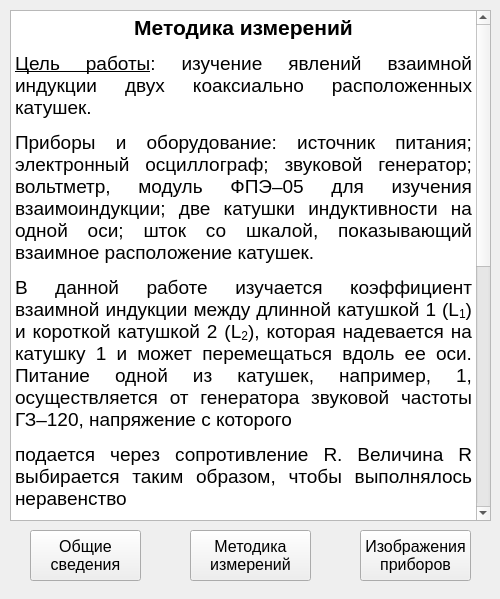
<?xml version="1.0" encoding="UTF-8"?>
<ui version="4.0">
 <class>theory</class>
 <widget class="QWidget" name="theory">
  <property name="geometry">
   <rect>
    <x>0</x>
    <y>0</y>
    <width>500</width>
    <height>599</height>
   </rect>
  </property>
  <property name="windowTitle">
   <string>theory</string>
  </property>
  <widget class="QTextBrowser" name="text_theory">
   <property name="geometry">
    <rect>
     <x>10</x>
     <y>10</y>
     <width>481</width>
     <height>511</height>
    </rect>
   </property>
   <property name="font">
    <font>
     <pointsize>14</pointsize>
    </font>
   </property>
   <property name="html">
    <string>&lt;!DOCTYPE HTML PUBLIC &quot;-//W3C//DTD HTML 4.0//EN&quot; &quot;http://www.w3.org/TR/REC-html40/strict.dtd&quot;&gt;
&lt;html&gt;&lt;head&gt;&lt;meta name=&quot;qrichtext&quot; content=&quot;1&quot; /&gt;&lt;style type=&quot;text/css&quot;&gt;
p, li { white-space: pre-wrap; }
&lt;/style&gt;&lt;/head&gt;&lt;body style=&quot; font-family:'MS Shell Dlg 2'; font-size:14pt; font-weight:400; font-style:normal;&quot;&gt;
&lt;p align=&quot;center&quot; style=&quot; margin-top:12px; margin-bottom:12px; margin-left:0px; margin-right:0px; -qt-block-indent:0; text-indent:0px;&quot;&gt;&lt;span style=&quot; font-family:'Times New Roman,serif'; font-size:16pt; font-weight:600;&quot;&gt;Общие сведения&lt;/span&gt;&lt;/p&gt;
&lt;p align=&quot;justify&quot; style=&quot; margin-top:12px; margin-bottom:12px; margin-left:0px; margin-right:0px; -qt-block-indent:0; text-indent:0px;&quot;&gt;&lt;span style=&quot; font-family:'Times New Roman,serif';&quot;&gt;Всякое переменное магнитное поле возбуждает в окружающем пространстве (вихревое) электрическое поле. Согласно закону электромагнитной индукции, циркуляция электрического поля по некоторому контуру равна1 темпу изменения потока магнитного через поверхность, охватываемую данным контуром:&lt;/span&gt; &lt;/p&gt;
&lt;p align=&quot;center&quot; style=&quot; margin-top:12px; margin-bottom:12px; margin-left:0px; margin-right:0px; -qt-block-indent:0; text-indent:0px;&quot;&gt;&lt;img src=&quot;:/image/f1.jpg&quot; /&gt; &lt;/p&gt;
&lt;p align=&quot;justify&quot; style=&quot; margin-top:12px; margin-bottom:12px; margin-left:0px; margin-right:0px; -qt-block-indent:0; text-indent:0px;&quot;&gt;&lt;span style=&quot; font-family:'Times New Roman,serif';&quot;&gt;где &lt;/span&gt;&lt;/p&gt;
&lt;p align=&quot;justify&quot; style=&quot; margin-top:12px; margin-bottom:12px; margin-left:0px; margin-right:0px; -qt-block-indent:0; text-indent:0px;&quot;&gt;&lt;span style=&quot; font-family:'Times New Roman,serif';&quot;&gt;Ф — поток магнитного поля через поверхность, охватываемую замкнутым контуром Γ,&lt;/span&gt;&lt;/p&gt;
&lt;p align=&quot;justify&quot; style=&quot; margin-top:12px; margin-bottom:12px; margin-left:0px; margin-right:0px; -qt-block-indent:0; text-indent:0px;&quot;&gt;&lt;span style=&quot; font-family:'Times New Roman,serif';&quot;&gt;B&lt;/span&gt;&lt;span style=&quot; font-family:'Times New Roman,serif'; vertical-align:sub;&quot;&gt;n&lt;/span&gt;&lt;span style=&quot; font-family:'Times New Roman,serif';&quot;&gt; — нормальная компонента магнитного поля к данной поверхности.&lt;/span&gt;&lt;/p&gt;
&lt;p align=&quot;justify&quot; style=&quot; margin-top:12px; margin-bottom:12px; margin-left:0px; margin-right:0px; -qt-block-indent:0; text-indent:0px;&quot;&gt;&lt;span style=&quot; font-family:'Times New Roman,serif';&quot;&gt;Если в переменное магнитное поле помещён замкнутый проводник, то в нём благодаря наличию поля Е возникнет ток, называемый индукционным. Поскольку циркуляция электрического поля есть, как несложно видеть, работа по переносу единичного заряда по контуру, её наличие эквивалентно присутствию в цепи батареи с ЭДС, равной&lt;/span&gt;&lt;/p&gt;
&lt;p align=&quot;right&quot; style=&quot; margin-top:12px; margin-bottom:12px; margin-left:0px; margin-right:0px; -qt-block-indent:0; text-indent:0px;&quot;&gt;&lt;img src=&quot;:/image/f2.jpg&quot; /&gt;&lt;/p&gt;
&lt;p align=&quot;justify&quot; style=&quot; margin-top:12px; margin-bottom:12px; margin-left:0px; margin-right:0px; -qt-block-indent:0; text-indent:0px;&quot;&gt;&lt;span style=&quot; font-family:'Times New Roman,serif';&quot;&gt;которую называют ЭДС индукции. Ток I, текущий по некоторому замкнутому контуру, порождает магнитное поле, которое пронизывается этот же контур. Поток магнитного поля через данный контур пропорционален величине I — соответствующий коэффициент пропорциональности L называют коэффициентом самоиндукции или просто индуктивностью:&lt;/span&gt;&lt;/p&gt;
&lt;p align=&quot;right&quot; style=&quot; margin-top:12px; margin-bottom:12px; margin-left:0px; margin-right:0px; -qt-block-indent:0; text-indent:0px;&quot;&gt;&lt;img src=&quot;:/image/f3.jpg&quot; /&gt;&lt;/p&gt;
&lt;p align=&quot;right&quot; style=&quot;-qt-paragraph-type:empty; margin-top:12px; margin-bottom:12px; margin-left:0px; margin-right:0px; -qt-block-indent:0; text-indent:0px;&quot;&gt;&lt;br /&gt;&lt;/p&gt;
&lt;p align=&quot;center&quot; style=&quot; margin-top:12px; margin-bottom:12px; margin-left:0px; margin-right:0px; -qt-block-indent:0; text-indent:0px;&quot;&gt;&lt;img src=&quot;:/image/1.jpg&quot; /&gt;&lt;/p&gt;
&lt;p align=&quot;center&quot; style=&quot; margin-top:12px; margin-bottom:12px; margin-left:0px; margin-right:0px; -qt-block-indent:0; text-indent:0px;&quot;&gt;&lt;span style=&quot; font-family:'Times New Roman,serif';&quot;&gt;Рис.1 – Поток через контур 2 магнитного поля, созданного током в контуре 1&lt;/span&gt; &lt;/p&gt;
&lt;p align=&quot;justify&quot; style=&quot; margin-top:12px; margin-bottom:12px; margin-left:0px; margin-right:0px; -qt-block-indent:0; text-indent:0px;&quot;&gt;&lt;span style=&quot; font-family:'Times New Roman,serif';&quot;&gt;Рассмотрим теперь два контура 1 и 2, расположенных на некотором расстоянии друг от друга (рис. 1). Если по контуру 1 пропустить ток I&lt;/span&gt;&lt;span style=&quot; font-family:'Times New Roman,serif'; vertical-align:sub;&quot;&gt;1&lt;/span&gt;&lt;span style=&quot; font-family:'Times New Roman,serif';&quot;&gt;, то он создаст некоторый поток Φ&lt;/span&gt;&lt;span style=&quot; font-family:'Times New Roman,serif'; vertical-align:sub;&quot;&gt;21&lt;/span&gt;&lt;span style=&quot; font-family:'Times New Roman,serif';&quot;&gt; магнитного поля через контур 2, пропорциональный току I&lt;/span&gt;&lt;span style=&quot; font-family:'Times New Roman,serif'; vertical-align:sub;&quot;&gt;1&lt;/span&gt;&lt;span style=&quot; font-family:'Times New Roman,serif';&quot;&gt;:&lt;/span&gt;&lt;/p&gt;
&lt;p align=&quot;right&quot; style=&quot; margin-top:12px; margin-bottom:12px; margin-left:0px; margin-right:0px; -qt-block-indent:0; text-indent:0px;&quot;&gt;&lt;img src=&quot;:/image/f4.jpg&quot; /&gt;&lt;/p&gt;
&lt;p align=&quot;justify&quot; style=&quot; margin-top:12px; margin-bottom:12px; margin-left:0px; margin-right:0px; -qt-block-indent:0; text-indent:0px;&quot;&gt;&lt;span style=&quot; font-family:'Times New Roman,serif';&quot;&gt;Коэффициент пропорциональности M&lt;/span&gt;&lt;span style=&quot; font-family:'Times New Roman,serif'; vertical-align:sub;&quot;&gt;21&lt;/span&gt;&lt;span style=&quot; font-family:'Times New Roman,serif';&quot;&gt; называется коэффициентом взаимной индукции контуров или взаимной индуктивностью контуров. Он зависит от формы и взаимного расположения контуров&lt;/span&gt;  &lt;span style=&quot; font-family:'Times New Roman,serif';&quot;&gt;1 и 2, а также от магнитных свойств окружающей среды.&lt;/span&gt; &lt;/p&gt;
&lt;p align=&quot;justify&quot; style=&quot; margin-top:12px; margin-bottom:12px; margin-left:0px; margin-right:0px; -qt-block-indent:0; text-indent:0px;&quot;&gt;&lt;span style=&quot; font-family:'Times New Roman,serif';&quot;&gt;Суммарный поток через контур 2 запишется как сумма самоиндукции и взаимной индукции:&lt;/span&gt;&lt;/p&gt;
&lt;p align=&quot;right&quot; style=&quot; margin-top:12px; margin-bottom:12px; margin-left:0px; margin-right:0px; -qt-block-indent:0; text-indent:0px;&quot;&gt;&lt;img src=&quot;:/image/f5.jpg&quot; /&gt;&lt;/p&gt;
&lt;p align=&quot;justify&quot; style=&quot; margin-top:12px; margin-bottom:12px; margin-left:0px; margin-right:0px; -qt-block-indent:0; text-indent:0px;&quot;&gt;&lt;span style=&quot; font-family:'Times New Roman,serif';&quot;&gt;ЭДС индукции, наводимая в 2-м контуре, равна&lt;/span&gt; &lt;/p&gt;
&lt;p align=&quot;right&quot; style=&quot; margin-top:12px; margin-bottom:12px; margin-left:0px; margin-right:0px; -qt-block-indent:0; text-indent:0px;&quot;&gt;&lt;img src=&quot;:/image/f6.jpg&quot; /&gt;&lt;/p&gt;
&lt;p align=&quot;justify&quot; style=&quot; margin-top:12px; margin-bottom:12px; margin-left:0px; margin-right:0px; -qt-block-indent:0; text-indent:0px;&quot;&gt;&lt;span style=&quot; font-family:'Times New Roman,serif';&quot;&gt;И наоборот, меняя местами 1-й и 2-й контуры, получим в результате аналогичных рассуждений ЭДС индукции в 1-м контуре:&lt;/span&gt;&lt;/p&gt;
&lt;p align=&quot;right&quot; style=&quot; margin-top:12px; margin-bottom:12px; margin-left:0px; margin-right:0px; -qt-block-indent:0; text-indent:0px;&quot;&gt;&lt;img src=&quot;:/image/f7.jpg&quot; /&gt;&lt;/p&gt;
&lt;p align=&quot;justify&quot; style=&quot; margin-top:12px; margin-bottom:12px; margin-left:0px; margin-right:0px; -qt-block-indent:0; text-indent:0px;&quot;&gt;&lt;span style=&quot; font-family:'Times New Roman,serif';&quot;&gt;Отметим, что согласно теореме взаимности коэффициенты взаимной индукции равны между собой:&lt;/span&gt; &lt;/p&gt;
&lt;p align=&quot;right&quot; style=&quot; margin-top:12px; margin-bottom:12px; margin-left:0px; margin-right:0px; -qt-block-indent:0; text-indent:0px;&quot;&gt;&lt;img src=&quot;:/image/f8.jpg&quot; /&gt;&lt;/p&gt;&lt;/body&gt;&lt;/html&gt;</string>
   </property>
  </widget>
  <widget class="QPushButton" name="go_theory">
   <property name="geometry">
    <rect>
     <x>30</x>
     <y>530</y>
     <width>111</width>
     <height>51</height>
    </rect>
   </property>
   <property name="font">
    <font>
     <pointsize>12</pointsize>
    </font>
   </property>
   <property name="text">
    <string>Общие
сведения</string>
   </property>
  </widget>
  <widget class="QPushButton" name="go_method">
   <property name="geometry">
    <rect>
     <x>190</x>
     <y>530</y>
     <width>121</width>
     <height>51</height>
    </rect>
   </property>
   <property name="font">
    <font>
     <pointsize>12</pointsize>
    </font>
   </property>
   <property name="text">
    <string>Методика
измерений</string>
   </property>
  </widget>
  <widget class="QPushButton" name="go_images">
   <property name="geometry">
    <rect>
     <x>360</x>
     <y>530</y>
     <width>111</width>
     <height>51</height>
    </rect>
   </property>
   <property name="font">
    <font>
     <pointsize>12</pointsize>
    </font>
   </property>
   <property name="text">
    <string>Изображения
приборов</string>
   </property>
  </widget>
  <widget class="QTextBrowser" name="text_method">
   <property name="geometry">
    <rect>
     <x>10</x>
     <y>10</y>
     <width>481</width>
     <height>511</height>
    </rect>
   </property>
   <property name="font">
    <font>
     <pointsize>14</pointsize>
    </font>
   </property>
   <property name="html">
    <string>&lt;!DOCTYPE HTML PUBLIC &quot;-//W3C//DTD HTML 4.0//EN&quot; &quot;http://www.w3.org/TR/REC-html40/strict.dtd&quot;&gt;
&lt;html&gt;&lt;head&gt;&lt;meta name=&quot;qrichtext&quot; content=&quot;1&quot; /&gt;&lt;style type=&quot;text/css&quot;&gt;
p, li { white-space: pre-wrap; }
&lt;/style&gt;&lt;/head&gt;&lt;body style=&quot; font-family:'MS Shell Dlg 2'; font-size:14pt; font-weight:400; font-style:normal;&quot;&gt;
&lt;p align=&quot;center&quot; style=&quot; margin-top:12px; margin-bottom:12px; margin-left:0px; margin-right:0px; -qt-block-indent:0; text-indent:0px;&quot;&gt;&lt;span style=&quot; font-family:'Times New Roman,serif'; font-size:16pt; font-weight:600;&quot;&gt;Методика измерений&lt;/span&gt;&lt;/p&gt;
&lt;p align=&quot;justify&quot; style=&quot; margin-top:12px; margin-bottom:12px; margin-left:0px; margin-right:0px; -qt-block-indent:0; text-indent:0px;&quot;&gt;&lt;span style=&quot; font-family:'Times New Roman,serif'; text-decoration: underline;&quot;&gt;Цель работы&lt;/span&gt;&lt;span style=&quot; font-family:'Times New Roman,serif';&quot;&gt;: изучение явлений взаимной индукции двух коаксиально расположенных катушек.&lt;/span&gt; &lt;/p&gt;
&lt;p align=&quot;justify&quot; style=&quot; margin-top:12px; margin-bottom:12px; margin-left:0px; margin-right:0px; -qt-block-indent:0; text-indent:0px;&quot;&gt;&lt;span style=&quot; font-family:'Times New Roman,serif';&quot;&gt;Приборы и оборудование: источник питания; электронный осциллограф; звуковой генератор; вольтметр, модуль ФПЭ–05 для изучения взаимоиндукции; две катушки индуктивности на одной оси; шток со шкалой, показывающий взаимное расположение катушек.&lt;/span&gt;&lt;/p&gt;
&lt;p align=&quot;justify&quot; style=&quot; margin-top:12px; margin-bottom:12px; margin-left:0px; margin-right:0px; -qt-block-indent:0; text-indent:0px;&quot;&gt;&lt;span style=&quot; font-family:'Times New Roman,serif';&quot;&gt;В данной работе изучается коэффициент взаимной индукции между длинной катушкой 1 (L&lt;/span&gt;&lt;span style=&quot; font-family:'Times New Roman,serif'; vertical-align:sub;&quot;&gt;1&lt;/span&gt;&lt;span style=&quot; font-family:'Times New Roman,serif';&quot;&gt;) и короткой катушкой 2 (L&lt;/span&gt;&lt;span style=&quot; font-family:'Times New Roman,serif'; vertical-align:sub;&quot;&gt;2&lt;/span&gt;&lt;span style=&quot; font-family:'Times New Roman,serif';&quot;&gt;), которая надевается на катушку 1 и может перемещаться вдоль ее оси. Питание одной из катушек, например, 1, осуществляется от генератора звуковой частоты ГЗ–120, напряжение с которого&lt;/span&gt;&lt;/p&gt;
&lt;p align=&quot;center&quot; style=&quot; margin-top:12px; margin-bottom:12px; margin-left:0px; margin-right:0px; -qt-block-indent:0; text-indent:0px;&quot;&gt;&lt;img src=&quot;:/image/f9.jpg&quot; /&gt;&lt;/p&gt;
&lt;p align=&quot;justify&quot; style=&quot; margin-top:12px; margin-bottom:12px; margin-left:0px; margin-right:0px; -qt-block-indent:0; text-indent:0px;&quot;&gt;&lt;span style=&quot; font-family:'Times New Roman,serif';&quot;&gt;подается через сопротивление R. Величина R выбирается таким образом, чтобы выполнялось неравенство  &lt;/span&gt;&lt;/p&gt;
&lt;p align=&quot;center&quot; style=&quot; margin-top:12px; margin-bottom:12px; margin-left:0px; margin-right:0px; -qt-block-indent:0; text-indent:0px;&quot;&gt;&lt;img src=&quot;:/image/f10.jpg&quot; /&gt;&lt;/p&gt;
&lt;p align=&quot;justify&quot; style=&quot; margin-top:12px; margin-bottom:12px; margin-left:0px; margin-right:0px; -qt-block-indent:0; text-indent:0px;&quot;&gt;&lt;span style=&quot; font-family:'Times New Roman,serif';&quot;&gt;где L&lt;/span&gt;&lt;span style=&quot; font-family:'Times New Roman,serif'; vertical-align:sub;&quot;&gt;1&lt;/span&gt;&lt;span style=&quot; font-family:'Times New Roman,serif';&quot;&gt; – индуктивность катушки 1, R&lt;/span&gt;&lt;span style=&quot; font-family:'Times New Roman,serif'; vertical-align:sub;&quot;&gt;1&lt;/span&gt;&lt;span style=&quot; font-family:'Times New Roman,serif';&quot;&gt; – ее активное сопротивление.&lt;/span&gt; &lt;/p&gt;
&lt;p align=&quot;justify&quot; style=&quot; margin-top:12px; margin-bottom:12px; margin-left:0px; margin-right:0px; -qt-block-indent:0; text-indent:0px;&quot;&gt;&lt;span style=&quot; font-family:'Times New Roman,serif';&quot;&gt;В этом случае напряжение на подключённой к генератору катушке много меньше напряжения на резисторе R, и таким образом ток, протекающий через катушку 1, можно определить как&lt;/span&gt;&lt;/p&gt;
&lt;p align=&quot;center&quot; style=&quot; margin-top:12px; margin-bottom:12px; margin-left:0px; margin-right:0px; -qt-block-indent:0; text-indent:0px;&quot;&gt;&lt;img src=&quot;:/image/f11.jpg&quot; /&gt;&lt;/p&gt;
&lt;p align=&quot;justify&quot; style=&quot; margin-top:12px; margin-bottom:12px; margin-left:0px; margin-right:0px; -qt-block-indent:0; text-indent:0px;&quot;&gt;&lt;span style=&quot; font-family:'Times New Roman,serif';&quot;&gt;Переменный ток в катушке 1 создает переменную ЭДС взаимной индукции в катушке 2 согласно формуле (5):&lt;/span&gt;&lt;/p&gt;
&lt;p align=&quot;center&quot; style=&quot; margin-top:12px; margin-bottom:12px; margin-left:0px; margin-right:0px; -qt-block-indent:0; text-indent:0px;&quot;&gt;&lt;img src=&quot;:/image/f12.jpg&quot; /&gt;&lt;/p&gt;
&lt;p align=&quot;justify&quot; style=&quot; margin-top:12px; margin-bottom:12px; margin-left:0px; margin-right:0px; -qt-block-indent:0; text-indent:0px;&quot;&gt;&lt;span style=&quot; font-family:'Times New Roman,serif';&quot;&gt;Измерив с помощью осциллографа амплитуду ЭДС взаимной индукции &lt;/span&gt;&lt;span style=&quot; font-family:'Times New Roman,serif'; font-size:12pt;&quot;&gt;ℰ&lt;/span&gt;&lt;span style=&quot; font-family:'Times New Roman,serif'; vertical-align:sub;&quot;&gt;02&lt;/span&gt;&lt;span style=&quot; font-family:'Times New Roman,serif';&quot;&gt;, можно получить значение коэффициента взаимной индукции M&lt;/span&gt;&lt;span style=&quot; font-family:'Times New Roman,serif'; vertical-align:sub;&quot;&gt;21&lt;/span&gt;&lt;span style=&quot; font-family:'Times New Roman,serif';&quot;&gt;:&lt;/span&gt; &lt;/p&gt;
&lt;p align=&quot;right&quot; style=&quot; margin-top:12px; margin-bottom:12px; margin-left:0px; margin-right:0px; -qt-block-indent:0; text-indent:0px;&quot;&gt;&lt;img src=&quot;:/image/f13.jpg&quot; /&gt;&lt;/p&gt;
&lt;p align=&quot;justify&quot; style=&quot; margin-top:12px; margin-bottom:12px; margin-left:0px; margin-right:0px; -qt-block-indent:0; text-indent:0px;&quot;&gt;&lt;span style=&quot; font-family:'Times New Roman,serif';&quot;&gt;Если же подавать ток на 2-ю катушку, а снимать значение напряжения на 1-й, то можно измерить коэффициент M&lt;/span&gt;&lt;span style=&quot; font-family:'Times New Roman,serif'; vertical-align:sub;&quot;&gt;12&lt;/span&gt;&lt;span style=&quot; font-family:'Times New Roman,serif';&quot;&gt;:&lt;/span&gt;&lt;/p&gt;
&lt;p align=&quot;right&quot; style=&quot; margin-top:12px; margin-bottom:12px; margin-left:0px; margin-right:0px; -qt-block-indent:0; text-indent:0px;&quot;&gt;&lt;img src=&quot;:/image/f14.jpg&quot; /&gt;&lt;/p&gt;
&lt;p align=&quot;justify&quot; style=&quot; margin-top:12px; margin-bottom:12px; margin-left:0px; margin-right:0px; -qt-block-indent:0; text-indent:0px;&quot;&gt;&lt;span style=&quot; font-family:'Times New Roman,serif';&quot;&gt;Для «перестановки» катушек необходимо переключатели Π&lt;/span&gt;&lt;span style=&quot; font-family:'Times New Roman,serif'; vertical-align:sub;&quot;&gt;1&lt;/span&gt;&lt;span style=&quot; font-family:'Times New Roman,serif';&quot;&gt; и Π&lt;/span&gt;&lt;span style=&quot; font-family:'Times New Roman,serif'; vertical-align:sub;&quot;&gt;2&lt;/span&gt;&lt;span style=&quot; font-family:'Times New Roman,serif';&quot;&gt; перебросить в противоположное направление (рис. 2).&lt;/span&gt;&lt;/p&gt;
&lt;p align=&quot;center&quot; style=&quot; margin-top:12px; margin-bottom:12px; margin-left:0px; margin-right:0px; -qt-block-indent:0; text-indent:0px;&quot;&gt;&lt;img src=&quot;:/image/2.jpg&quot; /&gt;&lt;/p&gt;
&lt;p align=&quot;center&quot; style=&quot; margin-top:12px; margin-bottom:12px; margin-left:0px; margin-right:0px; -qt-block-indent:0; text-indent:0px;&quot;&gt;&lt;span style=&quot; font-family:'Times New Roman,serif';&quot;&gt;Рис.2 – Измерительная схема ФПЭ-05&lt;/span&gt;&lt;/p&gt;&lt;/body&gt;&lt;/html&gt;</string>
   </property>
  </widget>
  <widget class="QTextBrowser" name="text_images">
   <property name="geometry">
    <rect>
     <x>10</x>
     <y>10</y>
     <width>481</width>
     <height>511</height>
    </rect>
   </property>
   <property name="font">
    <font>
     <pointsize>14</pointsize>
    </font>
   </property>
   <property name="html">
    <string>&lt;!DOCTYPE HTML PUBLIC &quot;-//W3C//DTD HTML 4.0//EN&quot; &quot;http://www.w3.org/TR/REC-html40/strict.dtd&quot;&gt;
&lt;html&gt;&lt;head&gt;&lt;meta name=&quot;qrichtext&quot; content=&quot;1&quot; /&gt;&lt;style type=&quot;text/css&quot;&gt;
p, li { white-space: pre-wrap; }
&lt;/style&gt;&lt;/head&gt;&lt;body style=&quot; font-family:'MS Shell Dlg 2'; font-size:14pt; font-weight:400; font-style:normal;&quot;&gt;
&lt;p align=&quot;center&quot; style=&quot; margin-top:0px; margin-bottom:0px; margin-left:0px; margin-right:0px; -qt-block-indent:0; text-indent:0px;&quot;&gt;&lt;span style=&quot; font-family:'Times New Roman,serif'; font-size:16pt; font-weight:600;&quot;&gt;Изображения приборов&lt;/span&gt;&lt;/p&gt;
&lt;p align=&quot;center&quot; style=&quot;-qt-paragraph-type:empty; margin-top:0px; margin-bottom:0px; margin-left:0px; margin-right:0px; -qt-block-indent:0; text-indent:0px; font-family:'Times New Roman,serif'; font-size:16pt; font-weight:600;&quot;&gt;&lt;br /&gt;&lt;/p&gt;
&lt;p align=&quot;center&quot; style=&quot; margin-top:0px; margin-bottom:0px; margin-left:0px; margin-right:0px; -qt-block-indent:0; text-indent:0px;&quot;&gt;&lt;img src=&quot;:/image/3.jpg&quot; /&gt;&lt;/p&gt;
&lt;p align=&quot;center&quot; style=&quot; margin-top:0px; margin-bottom:0px; margin-left:0px; margin-right:0px; -qt-block-indent:0; text-indent:0px;&quot;&gt;&lt;span style=&quot; font-family:'Times New Roman,serif';&quot;&gt;Рис.1 – Звуковой генератор&lt;/span&gt; &lt;/p&gt;
&lt;p align=&quot;center&quot; style=&quot;-qt-paragraph-type:empty; margin-top:0px; margin-bottom:0px; margin-left:0px; margin-right:0px; -qt-block-indent:0; text-indent:0px;&quot;&gt;&lt;br /&gt;&lt;/p&gt;
&lt;p align=&quot;center&quot; style=&quot;-qt-paragraph-type:empty; margin-top:0px; margin-bottom:0px; margin-left:0px; margin-right:0px; -qt-block-indent:0; text-indent:0px;&quot;&gt;&lt;br /&gt;&lt;/p&gt;
&lt;p align=&quot;center&quot; style=&quot; margin-top:0px; margin-bottom:0px; margin-left:0px; margin-right:0px; -qt-block-indent:0; text-indent:0px;&quot;&gt;&lt;img src=&quot;:/image/4.jpg&quot; /&gt;&lt;/p&gt;
&lt;p align=&quot;center&quot; style=&quot; margin-top:0px; margin-bottom:0px; margin-left:0px; margin-right:0px; -qt-block-indent:0; text-indent:0px;&quot;&gt;&lt;span style=&quot; font-family:'Times New Roman,serif';&quot;&gt;Рис.2 – ФПЭ-05&lt;/span&gt; &lt;/p&gt;
&lt;p align=&quot;center&quot; style=&quot;-qt-paragraph-type:empty; margin-top:0px; margin-bottom:0px; margin-left:0px; margin-right:0px; -qt-block-indent:0; text-indent:0px;&quot;&gt;&lt;br /&gt;&lt;/p&gt;
&lt;p align=&quot;center&quot; style=&quot;-qt-paragraph-type:empty; margin-top:0px; margin-bottom:0px; margin-left:0px; margin-right:0px; -qt-block-indent:0; text-indent:0px;&quot;&gt;&lt;br /&gt;&lt;/p&gt;
&lt;p align=&quot;center&quot; style=&quot; margin-top:0px; margin-bottom:0px; margin-left:0px; margin-right:0px; -qt-block-indent:0; text-indent:0px;&quot;&gt;&lt;img src=&quot;:/image/5.jpg&quot; /&gt;&lt;/p&gt;
&lt;p align=&quot;center&quot; style=&quot; margin-top:0px; margin-bottom:0px; margin-left:0px; margin-right:0px; -qt-block-indent:0; text-indent:0px;&quot;&gt;&lt;span style=&quot; font-family:'Times New Roman,serif';&quot;&gt;Рис.3 – Цифровой вольтметр&lt;/span&gt;&lt;/p&gt;
&lt;p align=&quot;center&quot; style=&quot;-qt-paragraph-type:empty; margin-top:0px; margin-bottom:0px; margin-left:0px; margin-right:0px; -qt-block-indent:0; text-indent:0px; font-family:'Times New Roman,serif';&quot;&gt;&lt;br /&gt;&lt;/p&gt;
&lt;p align=&quot;center&quot; style=&quot;-qt-paragraph-type:empty; margin-top:0px; margin-bottom:0px; margin-left:0px; margin-right:0px; -qt-block-indent:0; text-indent:0px; font-family:'Times New Roman,serif';&quot;&gt;&lt;br /&gt;&lt;/p&gt;
&lt;p align=&quot;center&quot; style=&quot; margin-top:0px; margin-bottom:0px; margin-left:0px; margin-right:0px; -qt-block-indent:0; text-indent:0px;&quot;&gt;&lt;img src=&quot;:/image/6.jpg&quot; /&gt;&lt;/p&gt;
&lt;p align=&quot;center&quot; style=&quot; margin-top:0px; margin-bottom:0px; margin-left:0px; margin-right:0px; -qt-block-indent:0; text-indent:0px;&quot;&gt;&lt;span style=&quot; font-family:'Times New Roman,serif';&quot;&gt;Рис.4 - Осциллограф&lt;/span&gt; &lt;/p&gt;&lt;/body&gt;&lt;/html&gt;</string>
   </property>
  </widget>
  <zorder>text_images</zorder>
  <zorder>text_theory</zorder>
  <zorder>text_method</zorder>
  <zorder>go_theory</zorder>
  <zorder>go_method</zorder>
  <zorder>go_images</zorder>
 </widget>
 <layoutdefault spacing="6" margin="11"/>
 <resources>
  <include location="images.qrc"/>
 </resources>
 <connections/>
</ui>
